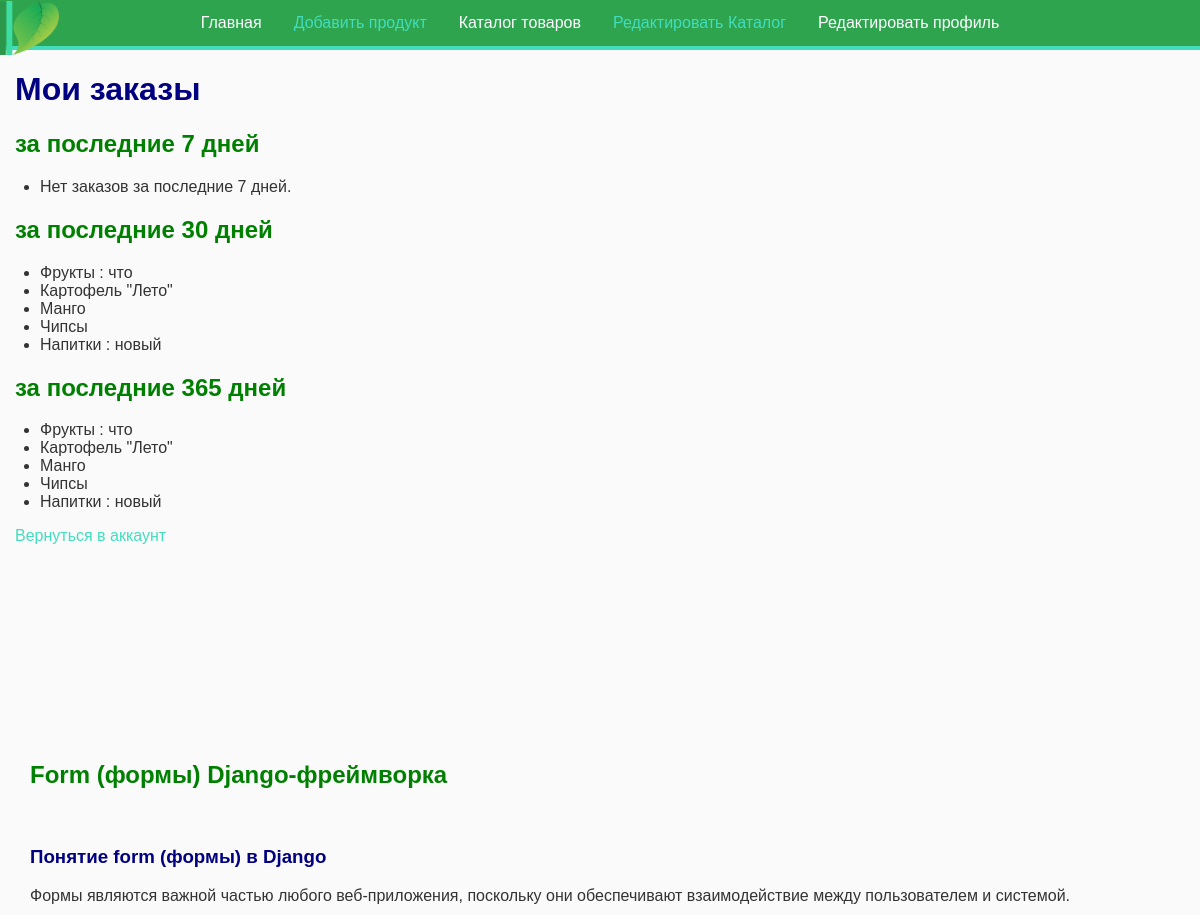
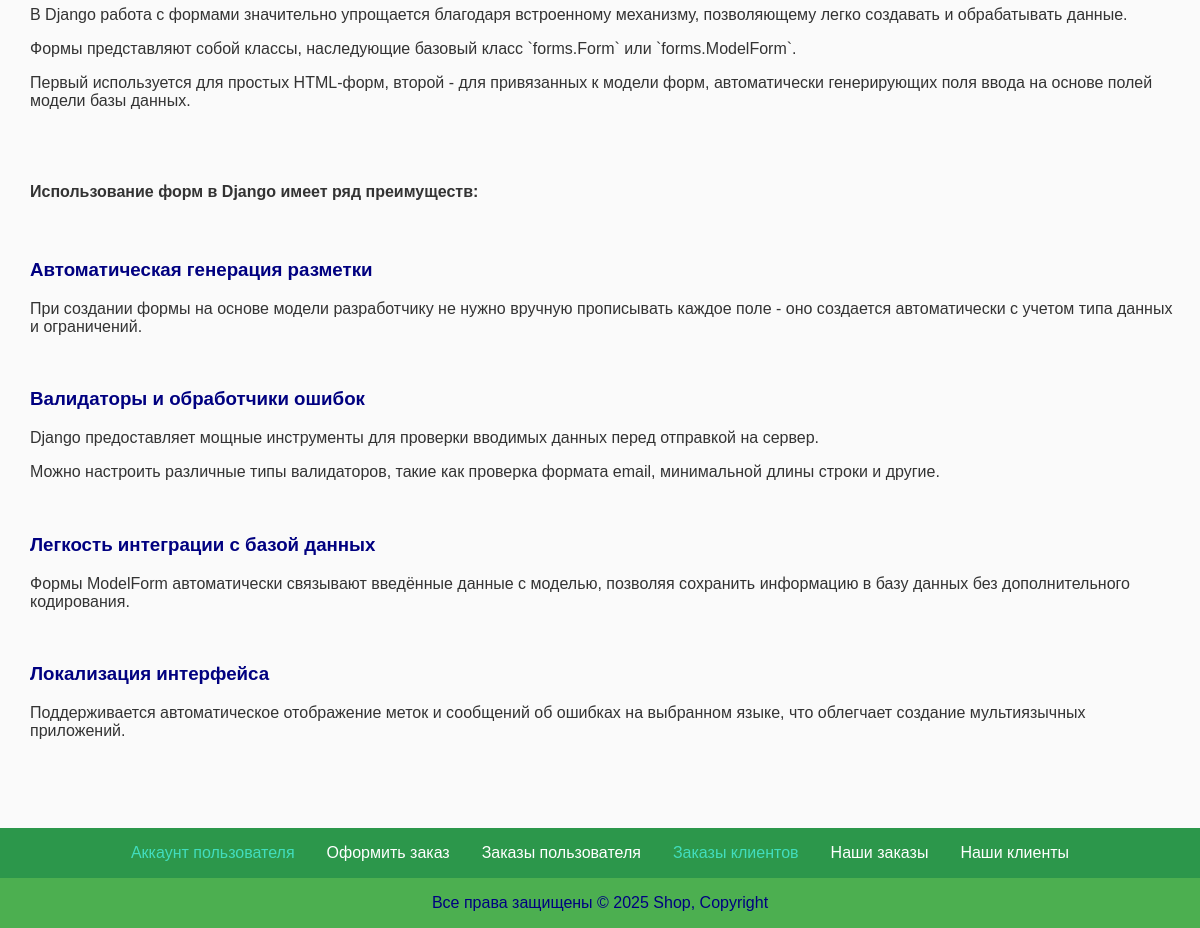
The page /client-orders/ (signed in) on the database its author committed (2 pictures, top to bottom).
### shop/models.py (models this page shows, shortened)
class Product(models.Model):
    name = models.CharField(max_length=100)
    description = models.TextField()
    price = models.DecimalField(max_digits=8, decimal_places=2)
    quantity = models.PositiveIntegerField(default=0)
    photo = models.ImageField(upload_to='product_photos/', null=True, blank=True)
    added_date = models.DateTimeField(auto_now_add=True)

### shop/views.py (the view)
# urls.py: path('client-orders/', client_orders, name='client_orders'),
@login_required
def client_orders(request):
    user = request.user
    orders = Order.objects.filter(client=user)
    last_7_days = timezone.now() - timedelta(days=7)
    products_last_7_days = OrderItem.objects.filter(
        order__in=orders,
        order__order_date__gte=last_7_days
    ).values_list('product__name', flat=True).distinct()
    last_30_days = timezone.now() - timedelta(days=30)
    products_last_30_days = OrderItem.objects.filter(
        order__in=orders,
        order__order_date__gte=last_30_days
    ).values_list('product__name', flat=True).distinct()
    last_365_days = timezone.now() - timedelta(days=365)
    products_last_365_days = OrderItem.objects.filter(
        order__in=orders,
        order__order_date__gte=last_365_days
    ).values_list('product__name', flat=True).distinct()
    context = {
        'products_last_7_days': products_last_7_days,
        'products_last_30_days': products_last_30_days,
        'products_last_365_days': products_last_365_days,
    }
    return render(request, 'client_orders.html', context)

### shop/templates/client_orders.html (shortened to what this page needs)
{% extends 'base.html' %}
{% load static %}
{% block content %}
<h1>Мои заказы</h1>
<h2>за последние 7 дней</h2>
<ul>
    {% for product in products_last_7_days %}
    <li>{{ product }}</li>
    {% empty %}
    <li>Нет заказов за последние 7 дней.</li>
    {% endfor %}
</ul>
<h2>за последние 30 дней</h2>
<ul>
    {% for product in products_last_30_days %}
    <li>{{ product }}</li>
    {% empty %}
    <li>Нет заказов за последние 30 дней.</li>
    {% endfor %}
</ul>
<h2>за последние 365 дней</h2>
<ul>
    {% for product in products_last_365_days %}
    <li>{{ product }}</li>
    {% empty %}
    <li>Нет заказов за последние 365 дней.</li>
    {% endfor %}
</ul>
<p><a href="{% url 'profile' %}"><span class="red">Вернуться в аккаунт</span></a></p>
    {% include 'article-form.html' %}
{% include 'footer_menu.html' %}
{% endblock %}

### shop/static/css/styles.css (style rules this page uses)
body { font-family: Arial, Helvetica, sans-serif; background-color: #fafafa; color: #333; margin: 0 auto; padding: 0; }
a { text-decoration: none; }
.red { color: #42DDBD; }
h1, h3 { color: navy; margin-left: 15px; }
h2 { color: green; margin-left: 15px; }
p { display: block; margin-left: 15px; }

### rows shown on the page
Product: name "Фрукты : что"
Product: name "Картофель \"Лето\""
Product: name "Манго"
Product: name "Чипсы"
Product: name "Напитки : новый"
